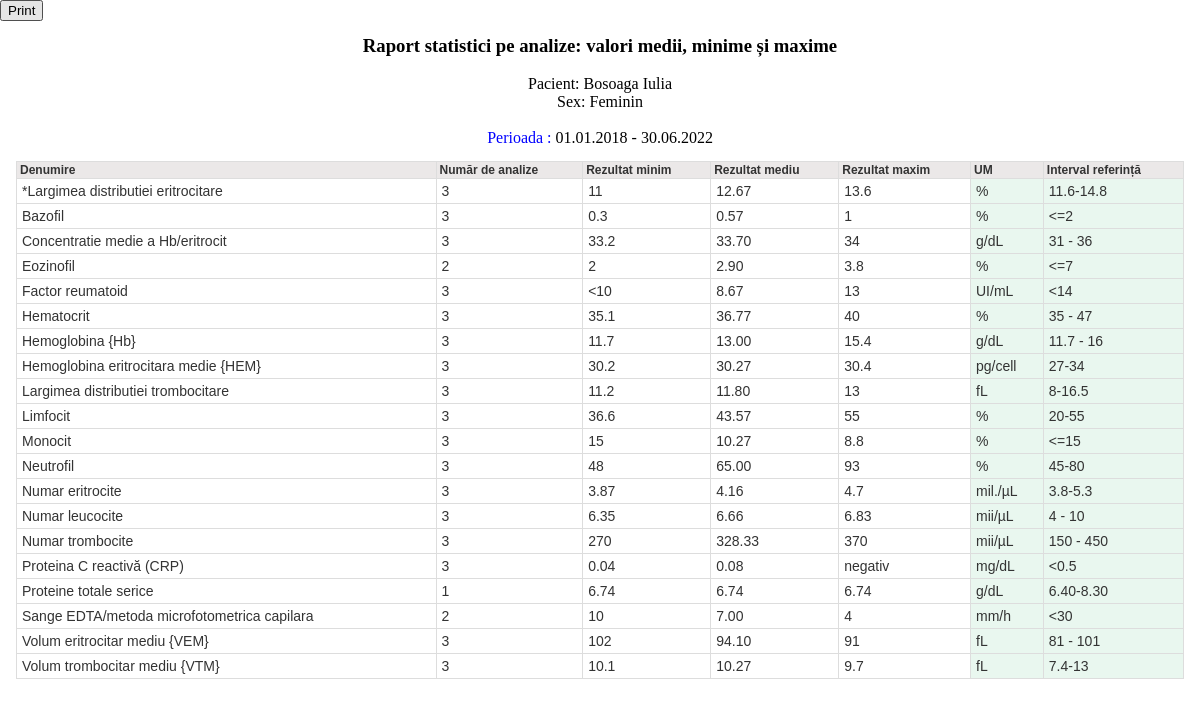
Page /buletine/rptStatisticiAnalize.php (signed in) on the committed database.
### tables this page shows
CREATE TABLE `tblperioada` (
  `DataI` date NOT NULL,
  `DataF` date NOT NULL
);

CREATE TABLE `nom_analize` (
  `IDA` int(11) NOT NULL,
  `DenumireA` varchar(250) NOT NULL,
  `Um` varchar(50) NOT NULL,
  `IntervalRef` varchar(250) NOT NULL
);

### buletine/rptStatisticiAnalize.php (the view, shortened to what this page needs)
<?php
include('../config.php');
?>
<link rel="stylesheet" href="style.css" type="text/css" media="print"/ >
<input style= "position:fixed;left:0;top:0;" id="printpagebutton" type="button" value="Print" onclick="printpage()"/>
<?php
$sirp="SELECT * from tblperioada ";
$rsp=mysqli_query($link,$sirp) ;
$rowp = mysqli_fetch_assoc($rsp) ;
$DataI =  date('d.m.Y', strtotime(str_replace('/', '-', $rowp['DataI'])));
$DataF =  date('d.m.Y', strtotime(str_replace('/', '-', $rowp['DataF'])));
$tmpsir =" (DataRecoltare >= DataI and DataRecoltare<=DataF) ";
		 if(strtolower($_SESSION['SESS_TIP'])!="administrator")
		 {
			 	$tmpsir .=" and buletine.id_user= " .  $_SESSION['SESS_ID_USER'];
		 }
$sql="select  nom_analize.IDA, DenumireA, UM, IntervalRef,
		count(*) as NrRezultate,
		Min(Rezultat) as RezultatMinim,
		Max(Rezultat) as RezultatMaxim,
		AVG(Rezultat) as RezultatMedie
		from buletine
			inner join cfg_useri on buletine.id_user=cfg_useri.id_user
			inner join buletine_analize on buletine_analize.NrBuletin=buletine.NrBuletin
			inner join nom_analize on buletine_analize.IDA=nom_analize.IDA, tblperioada
		WHERE " .$tmpsir . "
		group by nom_analize.IDA, DenumireA, UM, IntervalRef
		ORDER BY DenumireA ";
$sqluser="select   Concat(nume, ' ', prenume) as NumePrenume , cnp, if(left(cnp,1) =1 or left(cnp,1) =5 , 'Masculin', 'Feminin') as Sex
		from cfg_useri
		where id_user= " .  $_SESSION['SESS_ID_USER'];
$rsuser=mysqli_query($link,$sqluser) ;
$rowuser = mysqli_fetch_assoc($rsuser) ;
?>
<page size="A4">
<div id="raport_container" style="padding:8px;">
<center>
<h3>Raport statistici pe analize: valori medii, minime și maxime</h3>
Pacient: <?php echo $rowuser['NumePrenume'];?><br>
Sex: <?php echo $rowuser['Sex'];?> <br><br>
<span style="color:blue">Perioada : </span><?php echo $DataI;?> - <?php echo $DataF;?>
<br>
</center>
<div id="raport" style="font-size:12px;font-family:arial;">
<br>
		<table class="style1 norme" cell-spacing="0" cell-padding="0">
			<thead >
					<tr background="#ebe8e8" >
						<th id="" >Denumire</th>
						<th id="" >Număr de analize</th>
						<th id="" >Rezultat minim</th>
						<th id="" >Rezultat mediu</th>
						<th id="" >Rezultat maxim</th>
						<th id="" >UM</th>
						<th id="" >Interval referință</th>
					</tr>
			</thead>
			<tbody>
			<?php
				$rs2 = mysqli_query($link,$sql) ;
				while ($item_row = mysqli_fetch_array($rs2))
				{
				?>
						<tr >
								<td id="">  <?php echo $item_row['DenumireA'] ?> </td>
								<td id="">  <?php echo $item_row['NrRezultate'] ?></td>
								<td id="">  <?php echo $item_row['RezultatMinim'] ?></td>
								<td id="">  <?php echo number_format($item_row['RezultatMedie'],2)?></td>
								<td id="">  <?php echo $item_row['RezultatMaxim'] ?></td>
								<td id="" style="background:#E9F7EF">  <?php echo $item_row['UM'] ?></td>
								<td id="" style="background:#E9F7EF">  <?php echo $item_row['IntervalRef'] ?>
						</tr>
					<?php
				}
				?>
			</tbody>
			</table>
</div>
</div>
</page>

### style.css (style rules this page uses)
input { padding:4px 3px; }
table { width: 100%; margin: 0px; margin-bottom: 20px; }
table.style1 { width:100%; }
table.style1 th { border: 1px solid #DDDDDD; font-size:11px;line-height: 11px; padding: 2px 3px 2px 3px; color: #333333; white-space: nowrap; text-align: left; }
table.style1 thead th { background:#ebe8e8;padding-top: 2px;border-bottom:0px; }
table.style1 tbody { height: 60px; overflow-y: auto;overflow-x: hidden; }
table.style1 tbody tr { width:100%;background: #fff; }
table.style1 tbody tr td { border: 1px solid #DDDDDD; font-size:12px;line-height: 12px; padding:5px; color: #333333; }
table.style1 { border-width: 1px; border-style: solid; border-collapse: collapse; }
table.style1 tbody td { border-width: 1px; border-style: solid; }
table.style1 thead th { border-width: 1px; border-style: solid; border-bottom:0px; border-bottom:0px; }
table.style1 tr:nth-child(even) { background: #f1f1f1 }
table.style1 tr:nth-child(odd) { background: #FFF }

### buletine/rptStatisticiAnalize.php (style rules this page uses)
table { width: 100%; margin: 0px; margin-bottom: 20px; cell-padding:0px;cell-spacing:0px; }
table.style1 { width:100%; }
table.style1 th { border: 1px solid #DDDDDD; font-size:12px;line-height: 12px; padding: 2px 3px 2px 3px; color: #333333; white-space: nowrap; text-align: left; }
table.style1 thead th { background:#ebe8e8;padding-top: 2px;border-bottom:0px; }
table.style1 tbody { height: 60px; overflow-y: auto;overflow-x: hidden; }
table.style1 tbody tr { width:100%;background: #fff; }
table.style1 tbody tr td { border: 1px solid #DDDDDD; font-size:14px;line-height: 14px; padding:5px; color: #333333; }
table.style1 { border-width: 1px; border-style: solid; border-collapse: collapse; }
table.style1 tbody td { border-width: 1px; border-style: solid; }
table.style1 thead th { border-width: 1px; border-style: solid; border-bottom:0px; border-bottom:0px; }
page[size="A4" { background: #fff; width: 21cm; height:auto; display: block; margin: 0 auto; margin-bottom: 0.5cm; box-shadow: 0 0 0.5cm rgba(0,0,0,0.5); }

### rows in the picture
tblperioada: DataI "01.01.2018", DataF "30.06.2022"
nom_analize: DenumireA "*Largimea distributiei eritrocitare", NrRezultate "3", RezultatMinim "11", RezultatMedie "12.67", RezultatMaxim "13.6", Um "%", IntervalRef "11.6-14.8"
nom_analize: DenumireA "Bazofil", NrRezultate "3", RezultatMinim "0.3", RezultatMedie "0.57", RezultatMaxim "1", Um "%", IntervalRef "<=2"
nom_analize: DenumireA "Concentratie medie a Hb/eritrocit", NrRezultate "3", RezultatMinim "33.2", RezultatMedie "33.70", RezultatMaxim "34", Um "g/dL", IntervalRef "31 - 36"
nom_analize: DenumireA "Eozinofil", NrRezultate "2", RezultatMinim "2", RezultatMedie "2.90", RezultatMaxim "3.8", Um "%", IntervalRef "<=7"
nom_analize: DenumireA "Factor reumatoid", NrRezultate "3", RezultatMinim "<10", RezultatMedie "8.67", RezultatMaxim "13", Um "UI/mL", IntervalRef "<14"
nom_analize: DenumireA "Hematocrit", NrRezultate "3", RezultatMinim "35.1", RezultatMedie "36.77", RezultatMaxim "40", Um "%", IntervalRef "35 - 47"
nom_analize: DenumireA "Hemoglobina {Hb}", NrRezultate "3", RezultatMinim "11.7", RezultatMedie "13.00", RezultatMaxim "15.4", Um "g/dL", IntervalRef "11.7 - 16"
nom_analize: DenumireA "Hemoglobina eritrocitara medie {HEM}", NrRezultate "3", RezultatMinim "30.2", RezultatMedie "30.27", RezultatMaxim "30.4", Um "pg/cell", IntervalRef "27-34"
nom_analize: DenumireA "Largimea distributiei trombocitare", NrRezultate "3", RezultatMinim "11.2", RezultatMedie "11.80", RezultatMaxim "13", Um "fL", IntervalRef "8-16.5"
nom_analize: DenumireA "Limfocit", NrRezultate "3", RezultatMinim "36.6", RezultatMedie "43.57", RezultatMaxim "55", Um "%", IntervalRef "20-55"
nom_analize: DenumireA "Monocit", NrRezultate "3", RezultatMinim "15", RezultatMedie "10.27", RezultatMaxim "8.8", Um "%", IntervalRef "<=15"
nom_analize: DenumireA "Neutrofil", NrRezultate "3", RezultatMinim "48", RezultatMedie "65.00", RezultatMaxim "93", Um "%", IntervalRef "45-80"
nom_analize: DenumireA "Numar eritrocite", NrRezultate "3", RezultatMinim "3.87", RezultatMedie "4.16", RezultatMaxim "4.7", Um "mil./µL", IntervalRef "3.8-5.3"
nom_analize: DenumireA "Numar leucocite", NrRezultate "3", RezultatMinim "6.35", RezultatMedie "6.66", RezultatMaxim "6.83", Um "mii/µL", IntervalRef "4 - 10"
nom_analize: DenumireA "Numar trombocite", NrRezultate "3", RezultatMinim "270", RezultatMedie "328.33", RezultatMaxim "370", Um "mii/µL", IntervalRef "150 - 450"
nom_analize: DenumireA "Proteina C reactivă (CRP)", NrRezultate "3", RezultatMinim "0.04", RezultatMedie "0.08", RezultatMaxim "negativ", Um "mg/dL", IntervalRef "<0.5"
nom_analize: DenumireA "Proteine totale serice", NrRezultate "1", RezultatMinim "6.74", RezultatMedie "6.74", RezultatMaxim "6.74", Um "g/dL", IntervalRef "6.40-8.30"
nom_analize: DenumireA "Sange EDTA/metoda microfotometrica capilara", NrRezultate "2", RezultatMinim "10", RezultatMedie "7.00", RezultatMaxim "4", Um "mm/h", IntervalRef "<30"
nom_analize: DenumireA "Volum eritrocitar mediu {VEM}", NrRezultate "3", RezultatMinim "102", RezultatMedie "94.10", RezultatMaxim "91", Um "fL", IntervalRef "81 - 101"
nom_analize: DenumireA "Volum trombocitar mediu {VTM}", NrRezultate "3", RezultatMinim "10.1", RezultatMedie "10.27", RezultatMaxim "9.7", Um "fL", IntervalRef "7.4-13"

### other values in the picture
$rowuser['NumePrenume'] "Bosoaga Iulia"
$rowuser['Sex'] "Feminin"
